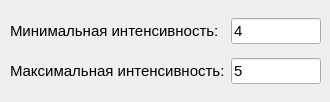
   <widget class="QWidget" name="tab_3">
    <attribute name="title">
     <string>Обработчик 1</string>
    </attribute>
    <widget class="QWidget" name="gridLayoutWidget_11">
     <property name="geometry">
      <rect>
       <x>10</x>
       <y>10</y>
       <width>311</width>
       <height>83</height>
      </rect>
     </property>
     <layout class="QGridLayout" name="gridLayout_13">
      <item row="2" column="0">
       <widget class="QLabel" name="label_b_4">
        <property name="font">
         <font>
          <family>Ubuntu</family>
          <pointsize>11</pointsize>
         </font>
        </property>
        <property name="text">
         <string notr="true">Максимальная интенсивность:</string>
        </property>
       </widget>
      </item>
      <item row="1" column="1">
       <widget class="QLineEdit" name="line_edit_min_pm_int_1">
        <property name="font">
         <font>
          <family>Ubuntu</family>
          <pointsize>11</pointsize>
         </font>
        </property>
        <property name="text">
         <string>4</string>
        </property>
       </widget>
      </item>
      <item row="2" column="1">
       <widget class="QLineEdit" name="line_edit_max_pm_int_1">
        <property name="font">
         <font>
          <family>Ubuntu</family>
          <pointsize>11</pointsize>
         </font>
        </property>
        <property name="text">
         <string>5</string>
        </property>
       </widget>
      </item>
      <item row="1" column="0">
       <widget class="QLabel" name="label_a_6">
        <property name="font">
         <font>
          <family>Ubuntu</family>
          <pointsize>11</pointsize>
         </font>
        </property>
        <property name="text">
         <string notr="true">Минимальная интенсивность:</string>
        </property>
       </widget>
      </item>
     </layout>
    </widget>
   </widget>
